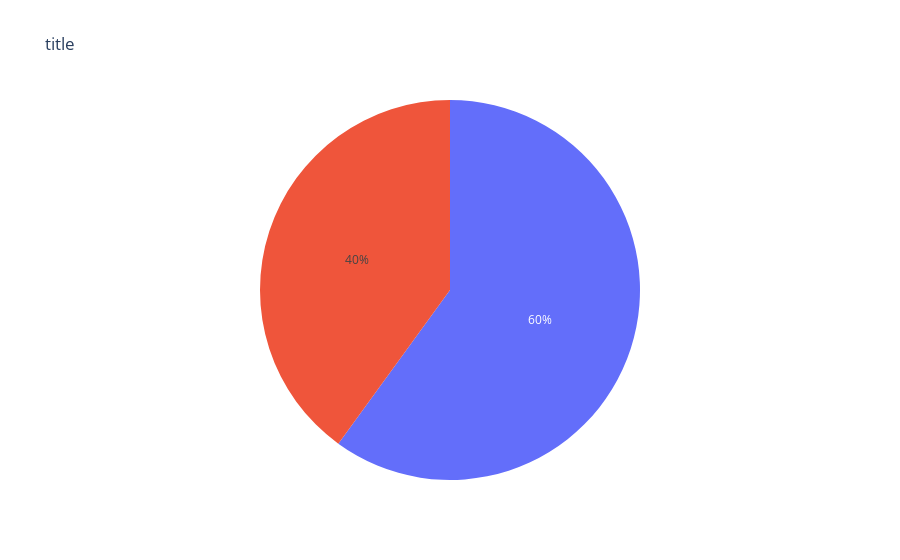

The notebook cell saved with this chart:
### Code cell
import plotly.express as px
pie_data = df[['LaunchSite','Class']]
pie_data.set_index('LaunchSite')
L1_count_1 = 0
L1_count_0 = 0
L2_count_1 = 0
L2_count_0 = 0
L3_count_1 = 0
L3_count_0 = 0
L4_count_1 = 0
L4_count_0 = 0

for i,j in pie_data.iterrows():
    if j['LaunchSite'] == 'CCAFS SLC 40':
        if j['Class'] == 1:
            L1_count_1 += 1
        else:
            L1_count_0 += 1
    else if j['LaunchSite'] == 'CCAFS SLC 40':
        if j['Class'] == 1:
            L2_count_1 += 1
        else:
            L2_count_0 += 1

data_site1 = [['Failed',L1_count_0],['Success',L1_count_1]]
df_site1 = pd.DataFrame(data_site1, columns=['Mission','Class'])
df_site1

  


#pie_data
#for i,j in pie_data.iterrows():
#    print(i)
#    print('SPACE')
#    print(j)

#pie_data = pd.DataFrame(df['Class'].value_counts())
#pie_data.reset_index()

#fig = px.pie(df_site1, values='Class',title='title')
#fig.show()

### Figure 1 — Plotly figure (JSON) as saved in the notebook; plotly's stock layout.template omitted (floating-point values rounded to 4 significant figures)
{"data": [{"domain": {"x": [0, 1], "y": [0, 1]}, "hovertemplate": "Class=%{value}<extra></extra>", "legendgroup": "", "name": "", "showlegend": false, "type": "pie", "values": [22, 33]}], "layout": {"autosize": true, "legend": {"tracegroupgap": 0}, "title": {"text": "title"}}}
